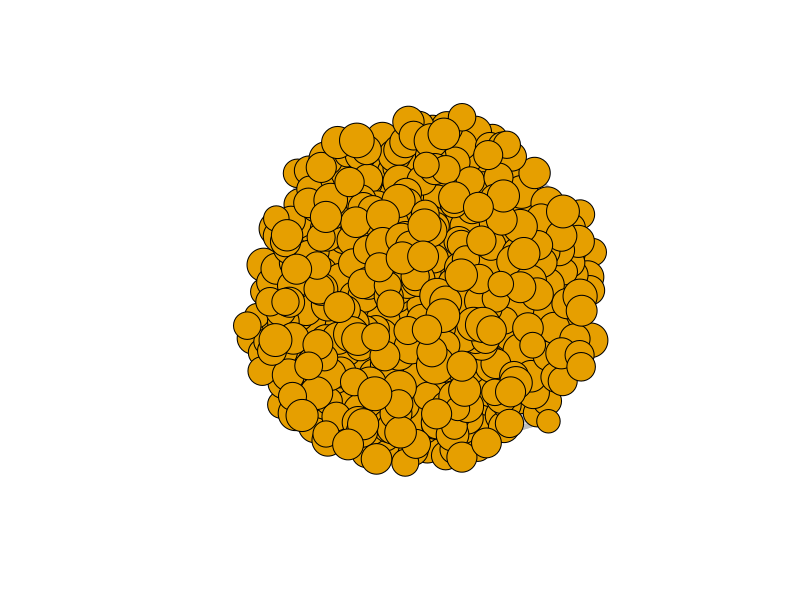
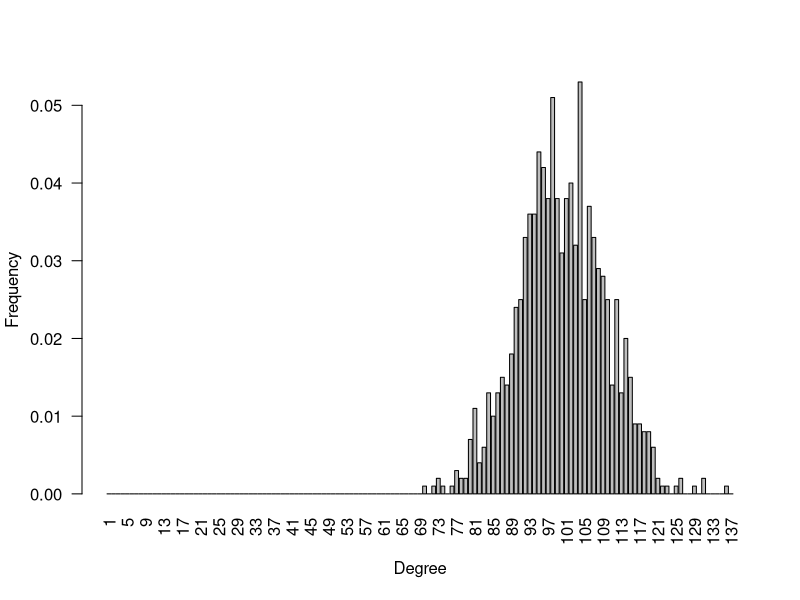

Write R code to recreate these figures, in order.
# Random networks

library(igraph)

# Create a random network
g <- erdos.renyi.game(n = 1000,p.or.m = 0.1,type = "gnp")
#g <- watts.strogatz.game(1,size = 100,nei = 5,p = 0.05)
#g <- barabasi.game(500, power = 1.5, m = NULL, out.dist = NULL, out.seq = NULL,out.pref = FALSE, zero.appeal = 1, directed = FALSE,algorithm ="psumtree", start.graph = NULL)
#g <- static.power.law.game(500, 500, exponent.out= 2.2, exponent.in = -1, loops = FALSE, multiple = FALSE, finite.size.correction = TRUE) 

# Determine degree (and max degree)
degree <- degree(g)
maxdeg <- max(degree)

# Visualize network (possibly adjust 20 factor)
plot(g, vertex.size=20*(degree/maxdeg)+3,cex=0.5,edge.width=2,edge.color="gray",vertex.label=NA)

# Determine degree distribution (converting to factors so I also include zero-frequency values)
degdist <- table(factor(degree, levels = 0:max(degree)+1))

# Plot as frequency distribution (proportions, not absolte numbers)
barplot(degdist/vcount(g), las=2,xlab = "Degree",ylab = "Frequency")
